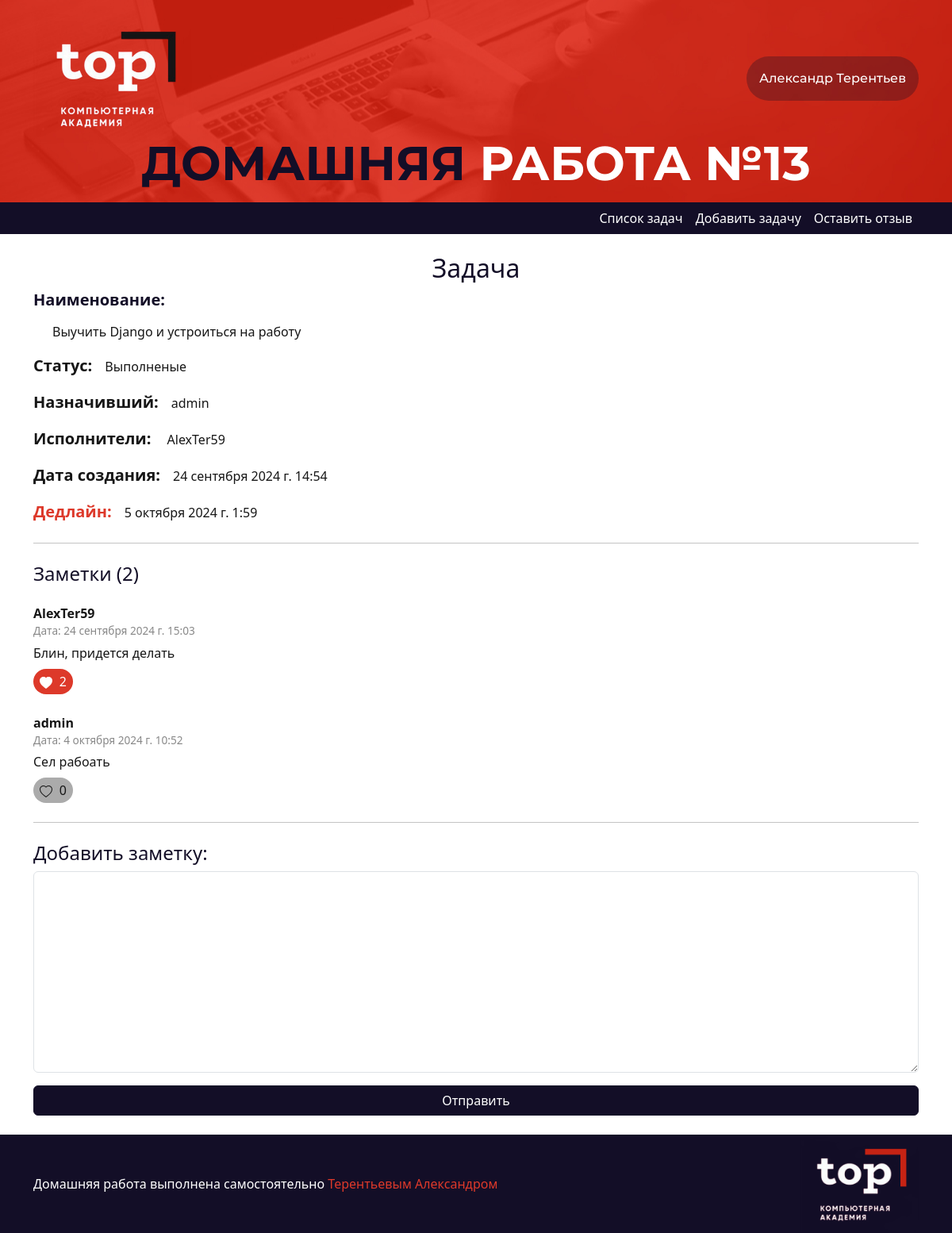
Page /task/1 (signed in) on the committed database.
### user/models.py (models this page shows)
class Profile(models.Model):
    User = get_user_model()
    user = models.OneToOneField(User,
                                on_delete=models.CASCADE
                                )
    name = models.CharField(max_length=100,
                            null=True,
                            blank=True
                            )
    surname = models.CharField(max_length=100,
                               null=True,
                               blank=True
                               )
    created_at = models.DateTimeField(auto_now_add=True)
    avatar = models.ImageField(upload_to='avatars',
                               null=True,
                               blank=True)
    class Meta:
        verbose_name = 'Профиль'
        verbose_name_plural = 'Профили'
    def __str__(self):
        return self.user.username

### core/models.py (models this page shows, shortened)
class Task(models.Model):
    STATUS_CHOICES = [
        (1, 'Активные'),
        (2, 'Срочные'),
        (3, 'Просроченые'),
        (4, 'Выполненые')
    ]
    status = models.PositiveSmallIntegerField("Статус",
                                              choices=STATUS_CHOICES)
    task = models.TextField(max_length=1024,
                            verbose_name='Задача')
    deadline = models.DateTimeField(default=timezone.now() + timedelta(weeks=1),
                                    verbose_name='Дедлайн')
    created_at = models.DateTimeField(auto_now_add=True,
                                      verbose_name='Дата создания')
    updated_at = models.DateTimeField(auto_now=True,
                                      verbose_name='Дата последнего изменения')
    profile_from = models.ForeignKey(Profile,
                                     related_name='tasks_from',
                                     on_delete=models.CASCADE
                                     )
    class Meta:
        verbose_name = 'Задача'
        verbose_name_plural = 'Задачи'

class TaskNote(models.Model):
    note = models.TextField(max_length=1024, verbose_name='Заметка')
    task = models.ForeignKey(Task,
                             blank=True,
                             null=True,
                             on_delete=models.CASCADE,
                             related_name='task_note',
                             verbose_name='Задача')
    created_at = models.DateTimeField(auto_now_add=True)
    profile = models.ForeignKey(Profile,
                                related_name='profile_notes',
                                on_delete=models.CASCADE,
                                verbose_name='Профиль')
    class Meta:
        verbose_name = 'Заметка'
        verbose_name_plural = 'Заметки'

### core/views.py (the view)
# urls.py: path('task/<int:task_id>', task_detail, name='task_detail'),
@login_required
def task_detail(request, task_id):
    task = Task.objects.get(id=task_id)
    executors = [executor.profile.user for executor in task.task_executor.all()]
    notes = task.task_note.all()
    add_note_form = AddNoteModelForm()
    profile = request.user.profile
    liked_notes_ids = TaskNoteLike.objects.filter(profile=profile, note__in=notes).values_list('note_id', flat=True)
    my_task_notes =[]
    for note in notes:
        likes_count = note.note_likes.count()
        my_task_notes.append({
            'id': note.id,
            'note': note.note,
            'profile': note.profile,
            'created_at': note.created_at,
            'likes_count': likes_count,
            'is_liked': note.id in liked_notes_ids,
        })
    if request.method == 'POST':
        add_note_form = AddNoteModelForm(request.POST)
        if add_note_form.is_valid():
            note = add_note_form.cleaned_data['note']
            TaskNote.objects.create(note=note, task=task, profile=profile)
            return redirect(task_detail, task_id)
    return render(request, 'task_detail.html',
                  {'task': task,
                   'notes': my_task_notes,
                   'add_note_form': add_note_form,
                   'executors': executors
                   })

### core/forms.py (shortened to what this page needs)
class AddNoteModelForm(forms.ModelForm):
    class Meta:
        model = TaskNote
        fields = ['note']
    def __init__(self, *args, **kwargs):
        super(AddNoteModelForm, self).__init__(*args, **kwargs)
        for visible in self.visible_fields():
            visible.field.widget.attrs['class'] = 'form-control'

### templates/task_detail.html (shortened to what this page needs)
{% extends 'base.html' %}
{% block content %}
<div class="container">
    <div class="task_container">
        <h2 class="text-center">Задача</h2>
        <div class="task_info">
            <h5 class="mb-3">Наименование:</h5>
            <p class="px-4">{{task.task}}</p>
            <p><span>Статус:</span>&emsp;{{task.get_status_display}}</p>
            <p><span>Назначивший:</span>&emsp;{{task.profile_from}}</p>
            <p><span>Исполнители:</span>&emsp;
                {% for executor in executors %}
                {{ executor.username }}{% if not forloop.last %}, {% endif %}
                {% endfor %}
            </p>
            <p><span>Дата создания:</span>&emsp;{{task.created_at}}</p>
            <p><span class="danger">Дедлайн:</span>&emsp;{{task.deadline}}</p>
        </div>
    </div>
    <hr class="my-4">
    <div class="note_container">
        <h4 class="mb-4">Заметки ({{ notes|length }})</h4>
        {% for note in notes %}
        <div class="note mb-4">
            <p class="fw-bolder mb-0">{{ note.profile.user.username }}</p>
            <p class="note-date">Дата: {{ note.created_at }}</p>
            <p class="note-text mb-0">{{ note.note }}</p>
            {% if note.is_liked %}
            <a href="{% url 'note_like' task.id note.id %}">
                <div class="like_container liked d-flex justify-content-between align-items-center px-2 py-1 my-2">
                    <div class="like_icon">
                        <svg xmlns="http://www.w3.org/2000/svg" width="16" height="16" fill="white"
                             class="bi bi-heart-fill" viewBox="0 0 16 16">
                            <path fill-rule="evenodd"
                                  d="M8 1.314C12.438-3.248 23.534 4.735 8 15-7.534 4.736 3.562-3.248 8 1.314"/>
                        </svg>
                    </div>
                    <p class="mb-0 like_counter liked">{{ note.likes_count }}</p>
                </div>
            </a>
            {% else %}
            <a href="{% url 'note_like' task.id note.id %}">
                <div class="like_container d-flex justify-content-between align-items-center px-2 py-1 my-2">
                    <div class="like_icon">
                    </div>
                    <p class="mb-0 like_counter">{{ note.likes_count }}</p>
                </div>
            </a>
            {% endif %}
        </div>
        {% endfor %}
    </div>
    <hr class="my-4">
    <div class="note-form">
        <h4>Добавить заметку:</h4>
        <form action="{% url 'task_detail' task.id %}" method="post">
            {{ add_note_form.note }}
            <div class="d-grid mt-3">
                <button type="submit" class="btn btn-primary">Отправить</button>
            </div>
        </form>
    </div>
</div>
{% endblock content %}

### templates/base.html (shortened to what this page needs)
{% load static %}
<!DOCTYPE html>
<html lang="ru">
<head>
    <link href="https://cdn.jsdelivr.net/npm/bootstrap@5.3.3/dist/css/bootstrap.min.css" rel="stylesheet"
>
    <link rel="stylesheet" href="{% static 'css/base.css' %}">
</head>
<body>
<header class="header_box p-3">
    <div class="container">
        <div class="d-flex justify-content-between flex-row align-items-center">
            <a href="{% url 'tasks' %}"><img src="{% static 'img/Logo_white.png' %}" alt="#" width="200px" class=></a>
            {% if request.user.is_authenticated %}
                <div class="dropdown">
                    <button class="header_btn header_btn_text p-3 d-flex flex-row align-items-center justify-content-center"
                            type="button" id="dropdownMenuButton1" data-bs-toggle="dropdown" aria-expanded="false">
                        {{ request.user.profile.name }} {{ request.user.profile.surname }}
                    </button>
                </div>
            {% endif %}
        </div>
        <div class="d-flex justify-content-center flex-row align-items-center">
            <div class="title_container">
                <h1 class="header_title"><span>Домашняя</span> Работа №13</h1>
            </div>
        </div>
    </div>
</header>
<nav class="d-flex">
    <div class="container">
        <ul class="nav col-12 col-lg-auto me-lg-auto mb-2 justify-content-end mb-md-0">
            <li><a href="{% url 'tasks' %}" class="nav-link px-2">Список задач</a></li>
            <li><a href="{% url 'add_task' %}" class="nav-link px-2">Добавить задачу</a></li>
            <li><a href="{% url 'add_feedback' %}" class="nav-link px-2">Оставить отзыв</a></li>
        </ul>
    </div>
</nav>
<main class="d-flex align-items-center py-4">
    {% block content %}
    {% endblock content %}
</main>
<footer>
    <div class="container">
        <div class="d-flex flex-wrap justify-content-between align-items-center">
            <p class="footer_text mb-0">
                Домашняя работа выполнена самостоятельно <span>Терентьевым Александром</span>
            </p>
            <div class="logo_container">
                <img class="logo_red" src="{% static 'img/Logo_red.png' %}" alt="Logo" width="150px">
            </div>
        </div>
    </div>
</footer>
</body>
</html>

### static/css/base.css (style rules this page uses)
:root { --bg_transparent: #00000000; --content_width: 1000px; --light_text: white; --dark_text: #161616; --dark_blue: #130e27; --font_header_title: "Montserrat Bold"; --font_header_text: "Montserrat Medium"; --font_text: "PTSerif Regular"; --red: #dd392a; --bg_main_color: #efefef; }
* { margin: 0; padding: 0; box-sizing: border-box; color: var(--dark_text); }
h1, h2, h3, h4, h5 { color: var(--dark_blue); }
html, body { height: 100%; }
body { display: flex; flex-direction: column; }
main { flex: 1 0 auto; }
a { text-decoration: none; color: var(--red); }
.header_box { background-color: var(--red); background-image: url(/static/img/bg_header.jpg); background-repeat: no-repeat; background-position: center; background-size: cover; }
.header_btn { height: 100%; min-width: 100px; gap: 10px; border-radius: 50px; background-color: rgba(19, 14, 38, 0.3); transition: 0.2s; }
.dropdown button { border: none; }
.header_btn_text { font-family: var(--font_header_text); font-size: 16px; color: var(--light_text); }
.header_title { font-family: var(--font_header_title); font-size: 60px; line-height: 50px; text-transform: uppercase; color: var(--light_text); }
.header_title span { color: var(--dark_blue); font-family: var(--font_header_title); }
nav, footer { background-color: var(--dark_blue); }
.nav-link { color: var(--light_text); }
.task_info span, .task_info h5 { font-size: 20px; font-weight: bold; }
.danger { color: var(--red); }
.note-date { font-size: 0.85em; color: #888; margin-bottom: 5px; }
.like_container { width: 50px; background-color: #ababab; border-radius: 20px; }
.liked { color: var(--light_text); background-color: var(--red); }
.btn-primary { background-color: var(--dark_blue); border-color: var(--dark_blue); }
.footer_text { color: var(--light_text); }
.footer_text span { color: var(--red); }

### rows in the picture
Task: task "Выучить Django и устроиться на работу", status "Выполненые", profile_from "admin", created_at "24 сентября 2024 г. 14:54", deadline "5 октября 2024 г. 1:59"
Profile: profile.user.username "AlexTer59", created_at "24 сентября 2024 г. 15:03", note "Блин, придется делать", likes_count "2"
Profile: profile.user.username "admin", created_at "4 октября 2024 г. 10:52", note "Сел рабоать", likes_count "0"

### other values in the picture
{{ request.user.profile.name }} "Александр"
{{ request.user.profile.surname }} "Терентьев"
{{ executor.username }} "AlexTer59"
{{ notes|length }} "2"
